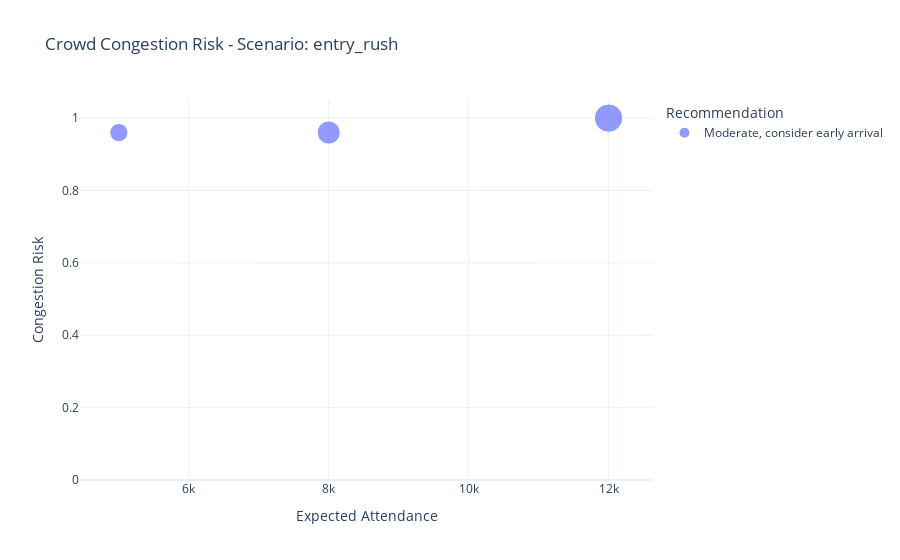

Write notebook code for a chart like this one.
### Code cell
import plotly.express as px
import pandas as pd

# Example DataFrame
# df_user should have columns: Event_Type, Stadium, Expected_Attendance, Scenario_Risk, Recommendation
# For demonstration, let's create a mock df_user
df_user = pd.DataFrame({
    "Event_Type": ["Concert", "Football", "Basketball"],
    "Stadium": ["Stadium A", "Stadium B", "Stadium C"],
    "Expected_Attendance": [5000, 12000, 8000],
    "Scenario_Risk": [0.96, 1.0, 0.96],
    "Recommendation": ["Moderate, consider early arrival", 
                       "Moderate, consider early arrival", 
                       "Moderate, consider early arrival"]
})

chosen_scenario = "entry_rush"  # example

# Add scenario column
df_user["Scenario"] = chosen_scenario

fig = px.scatter(
    df_user,
    x="Expected_Attendance",
    y="Scenario_Risk",
    color="Recommendation",
    hover_data=["Event_Type", "Stadium", "Scenario_Risk", "Recommendation"],
    title=f"Crowd Congestion Risk - Scenario: {chosen_scenario}",
    size="Expected_Attendance",  # optional: size by attendance
    template="plotly_white"
)

fig.update_yaxes(range=[0,1.05], title="Congestion Risk")
fig.update_xaxes(title="Expected Attendance")

fig.show()

### Figure 1 — Plotly figure (JSON) as saved in the notebook; plotly's stock layout.template omitted (floating-point values rounded to 4 significant figures)
{"data": [{"customdata": [["Concert", "Stadium A", "Moderate, consider early arrival"], ["Football", "Stadium B", "Moderate, consider early arrival"], ["Basketball", "Stadium C", "Moderate, consider early arrival"]], "hovertemplate": "Recommendation=%{customdata[2]}<br>Expected_Attendance=%{marker.size}<br>Scenario_Risk=%{y}<br>Event_Type=%{customdata[0]}<br>Stadium=%{customdata[1]}<extra></extra>", "legendgroup": "Moderate, consider early arrival", "marker": {"color": "#636efa", "size": [5000, 12000, 8000], "sizemode": "area", "sizeref": 30, "symbol": "circle"}, "mode": "markers", "name": "Moderate, consider early arrival", "orientation": "v", "showlegend": true, "type": "scatter", "x": [5000, 12000, 8000], "xaxis": "x", "y": [0.96, 1.0, 0.96], "yaxis": "y"}], "layout": {"legend": {"itemsizing": "constant", "title": {"text": "Recommendation"}, "tracegroupgap": 0}, "title": {"text": "Crowd Congestion Risk - Scenario: entry_rush"}, "xaxis": {"anchor": "y", "domain": [0, 1], "title": {"text": "Expected Attendance"}}, "yaxis": {"anchor": "x", "domain": [0, 1], "range": [0, 1.05], "title": {"text": "Congestion Risk"}}}}
